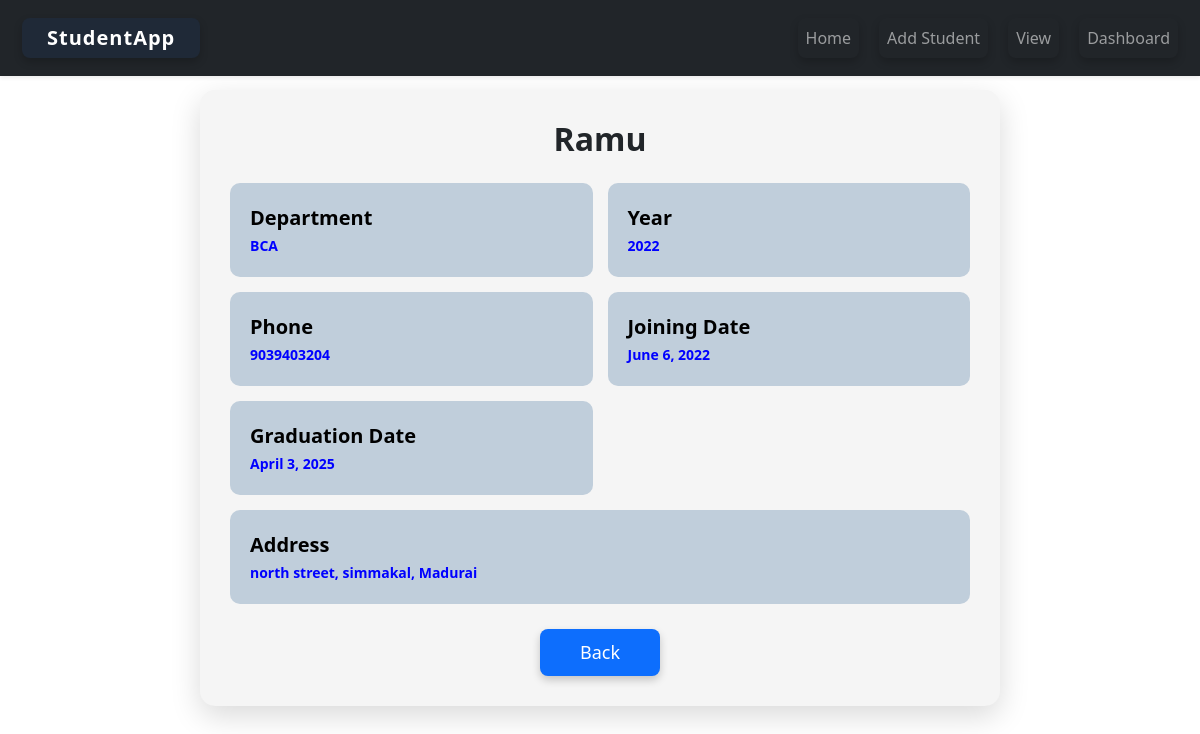
Screenshot of /student/21/ with the database file from the repository.
### studentapp/models.py (models this page shows, shortened)
class Student(models.Model):
    name=models.CharField(max_length=100)
    roll_no = models.IntegerField(unique=True)
    department=models.CharField(max_length=100)
    year=models.IntegerField()
    total_marks = models.IntegerField(default=100)
    obtained_marks = models.IntegerField(default=0)
    address = models.TextField(blank=True)
    phone = models.CharField(max_length=15, blank=True)
    joining_date = models.DateField(null=True, blank=True)
    graduation_date = models.DateField(null=True, blank=True)

### studentapp/views.py (the view)
# urls.py: path('student/<int:id>/', views.student_detail, name='student_detail'),
def student_detail(request, id):
    student = get_object_or_404(Student, id=id)
    return render(request, 'student_detail.html', {'student': student})

### studentapp/templates/student_detail.html (shortened to what this page needs)
{% extends 'base.html' %}
{% block content %}
<div class="page-container">
    <div class="profile-card">
        <h2 class="profile-title">{{ student.name }}</h2>
        <div class="info-grid">
            <div class="info-box">
                <span>Department</span>
                <strong>{{ student.department }}</strong>
            </div>
            <div class="info-box">
                <span>Year</span>
                <strong>{{ student.year }}</strong>
            </div>
            <div class="info-box">
                <span>Phone</span>
                <strong>{{ student.phone }}</strong>
            </div>
            <div class="info-box">
                <span>Joining Date</span>
                <strong>{{ student.joining_date }}</strong>
            </div>
            <div class="info-box">
                <span>Graduation Date</span>
                <strong>{{ student.graduation_date }}</strong>
            </div>
            <div class="info-box full-width">
                <span>Address</span>
                <strong>{{ student.address }}</strong>
            </div>
        </div>
        <a href="{% url 'view' %}" class="btn-back">Back</a>
    </div>
</div>
{% endblock %}

### studentapp/static/css/style.css (style rules this page uses)
body { background-image: url('../images/background.jpg'); background-size: cover; background-position: center; background-repeat: no-repeat; font-family: Arial, sans-serif; background-color: lightblue; text-align: center; }
h2 { color: rgb(27, 2, 95); font-size: 36px; margin-bottom: 40px; }
a { display: inline-block; text-decoration: none; background-color: white; color: #333; padding: 12px 25px; margin: 10px; font-size: 18px; border-radius: 8px; transition: 0.3s; box-shadow: 0 4px 8px rgba(0,0,0,0.2); }
body { margin: 0; font-family: "Segoe UI", Arial, sans-serif; color: #1f2937; }
h2 { text-align: center; margin-bottom: 30px; }
body { margin: 0; padding: 0; }

### studentapp/templates/student_detail.html (style rules this page uses)
.page-container { padding-top: 90px; padding-bottom: 40px; }
.profile-card { max-width: 800px; margin: auto; background: whitesmoke; border-radius: 15px; padding: 30px; box-shadow: 0 10px 30px rgba(0,0,0,0.15); }
.profile-title { text-align: center; margin-bottom: 25px; font-weight: bolder; }
.info-grid { display: grid; grid-template-columns: 1fr 1fr; gap: 15px; }
.info-box { background: #c0cedb; padding: 20px; border-radius: 10px; color: blue; }
.info-box span { display: block; font-size: 20px; color: black; font-weight:bold ; }
.info-box strong { font-size: 14px; }
.full-width { grid-column: span 2; }
.btn-back { display: block; margin: 25px auto 0; padding: 10px 25px; border-radius: 8px; background: #0d6efd; color: white; text-decoration: none; text-align: center; width: 120px; }

### rows the page displays
Student: name "Ramu", department "BCA", year "2022", phone "9039403204", joining_date "June 6, 2022", graduation_date "April 3, 2025", address "north street, simmakal, Madurai"
